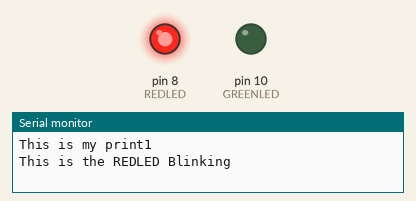
The sketch below on a simulated Arduino Uno, built with avr-gcc and run on an emulated ATmega328P. On the bench: output pins drawn as LEDs (lit = HIGH), the last lines printed to the serial monitor.

Above: at 0.5 s.
At 10.5 s:
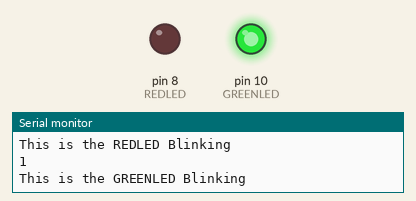
At 21.5 s:
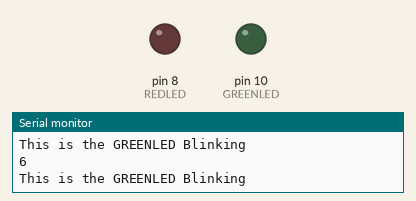
Timing chart, 0 to 28.6 s (numbered marks = the images above):
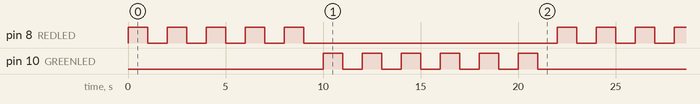

The sketch:

arduino.ino
```cpp
int REDLED =8;
int GREENLED=10;
int BlinknumRED=5;
int BlinknumGREEN=6;

void setup() {
        Serial.begin(9600);
        pinMode(REDLED,OUTPUT);
        pinMode(GREENLED,OUTPUT);
        Serial.print("This is my print");
  // put your setup code here, to run once:

}

void loop() {

  for (int j=1;j<=BlinknumRED;j=j+1)

  {
    Serial.println(j);
  Serial.println("This is the REDLED Blinking");


              digitalWrite(REDLED,HIGH);
              delay(1000);
              digitalWrite(REDLED,LOW);
              delay(1000);
  }


  for (int m=1;m<=BlinknumGREEN;m=m+1)
            { Serial.println(m);
             Serial.println("This is the GREENLED Blinking");


              digitalWrite(GREENLED,HIGH);
              delay(1000);
              digitalWrite(GREENLED,LOW);
              delay(1000);
      }


  // put your main code here, to run repeatedly:

}
```

Measured:
- by itself, pin 8 (REDLED): repeats every 22.0 s: 4 × (LOW 1.0 s, HIGH 1.0 s), LOW 13.0 s, HIGH 1.0 s
- by itself, pin 10 (GREENLED): repeats every 22.0 s: 5 × (LOW 1.0 s, HIGH 1.0 s), LOW 11.0 s, HIGH 1.0 s
- by itself, everything shown: repeats every 22.0 s, in 22 steps
